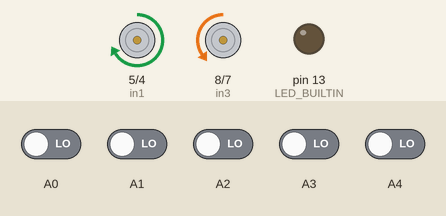
A sketch run on a simulated Arduino Uno, built with avr-gcc and run on an emulated ATmega328P. On the bench: motor-driver pin pairs drawn as motors (green arrow = first pin HIGH = forward, orange = second pin HIGH = backward, longer = more drive, scaled by the enable pin), output pins drawn as LEDs (lit = HIGH). The test bench sets the inputs (shaded band); at power-on: A0–4 LOW.

Above: at 13.2 s.
13.3 s: A2 driven HIGH
At 13.9 s:
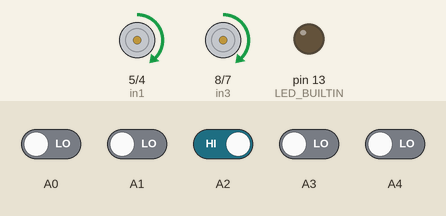
15.0 s: A3 driven HIGH
At 15.7 s:
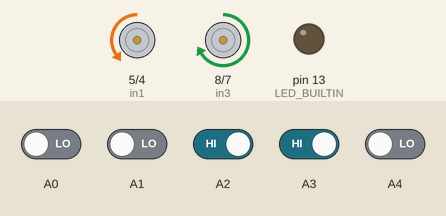
16.5 s: A3 driven LOW
At 17.4 s:
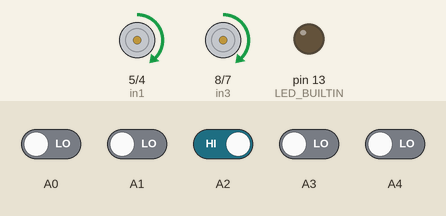
18.0 s: A0 driven HIGH
At 19.1 s:
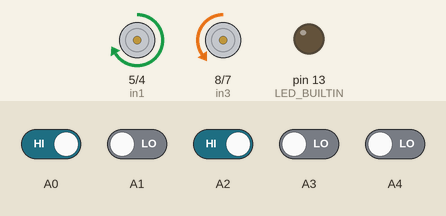
Timing chart, 0 to 20.5 s (numbered marks = the images above; inputs shaded):
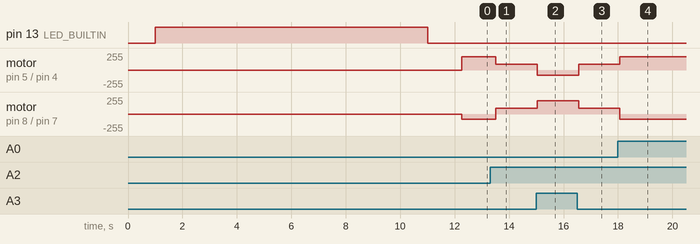

Measured:
- after the input at 13.3 s, motor on pin 5 (in1) / pin 4 (in2): forward 200/255 → forward 90/255 after 0.22 s; motor on pin 8 (in3) / pin 7 (in4): backward 80/255 → forward 90/255 after 0.22 s
- after the input at 15.0 s, motor on pin 5 (in1) / pin 4 (in2): forward 90/255 → backward 80/255 at once; motor on pin 8 (in3) / pin 7 (in4): forward 90/255 → forward 200/255 at once
- after the input at 16.5 s, motor on pin 5 (in1) / pin 4 (in2): backward 80/255 → forward 90/255 after 0.05 s; motor on pin 8 (in3) / pin 7 (in4): forward 200/255 → forward 90/255 after 0.05 s
- after the input at 18.0 s, motor on pin 5 (in1) / pin 4 (in2): forward 90/255 → forward 200/255 after 0.07 s; motor on pin 8 (in3) / pin 7 (in4): forward 90/255 → backward 80/255 after 0.07 s

The sketch:

PID_Line_Follower.ino
```cpp
#include <QTRSensors.h> //Does this work ??

QTRSensors qtr;
const uint8_t SensorCount = 5;
uint16_t sensorValues[SensorCount];

//Straight Line Speed [0 --> 255]
int baseSpeedValue = 90;
//Max Speed [0 --> 255]
int maxSpeed = 200;
//Max reverse Speed [0 --> -255]
int reverseSpeed = -80;

//Motor Driver Varible and Connections
int in3 = 8;
int in4 = 7;
int en2 = 9;
int in1 = 5;
int in2 = 4;
int en1 = 3;
/////

//PID parameters
float Kp = 0.7;
float Ki = 0.0000;
float Kd = 0;

int lastError = 0;

void setup() {
  pinMode(in1, OUTPUT);
  pinMode(in2, OUTPUT);
  pinMode(en1, OUTPUT);
  pinMode(in3, OUTPUT);
  pinMode(in4, OUTPUT);
  pinMode(en2, OUTPUT);
  digitalWrite(in1, LOW);
  digitalWrite(in2, LOW);
  digitalWrite(in3, LOW);
  digitalWrite(in4, LOW);
  analogWrite(en1, LOW);
  analogWrite(en2, LOW);
  // put your setup code here, to run once:
  Serial.begin(9600);
  //Sensor pins
  qtr.setTypeRC();
  qtr.setSensorPins((const uint8_t[]){A0, A1, A2, A3, A4}, SensorCount);
  //////

  //Calibration mode 10-Seconds
  delay(1000);
  pinMode(LED_BUILTIN, OUTPUT);
  digitalWrite(LED_BUILTIN, HIGH); // turn on Arduino's LED to indicate we are in calibration mode
  for (uint16_t i = 0; i < 400; i++)
  {
    qtr.calibrate();
  }
  digitalWrite(LED_BUILTIN, LOW); // turn off Arduino's LED to indicate we are through with calibration
  //////////

  //   // print the calibration minimum values measured when emitters were on
  // Serial.begin(9600);
  // for (uint8_t i = 0; i < SensorCount; i++)
  // {
  //   Serial.print(qtr.calibrationOn.minimum[i]);
  //   Serial.print(' ');
  // }
  // Serial.println();

  // // print the calibration maximum values measured when emitters were on
  // for (uint8_t i = 0; i < SensorCount; i++)
  // {
  //   Serial.print(qtr.calibrationOn.maximum[i]);
  //   Serial.print(' ');
  // }
  // Serial.println();
  // Serial.println();
  delay(1000);


  //Motor Driver Pins
  /////
}

void loop() {

    // read calibrated sensor values and obtain a measure of the line position
  // from 0 to 5000 (for a white line, use readLineWhite() instead)
  // uint16_t position = qtr.readLineBlack(sensorValues);

  // print the sensor values as numbers from 0 to 1000, where 0 means maximum
  // reflectance and 1000 means minimum reflectance, followed by the line
  // position
  // for (uint8_t i = 0; i < SensorCount; i++)
  // {
  //   Serial.print(sensorValues[i]);
  //   Serial.print('\t');
  // }
  // Serial.println(position);

  delay(250);

  // put your main code here, to run repeatedly:
  PID_control();
  // Serial.print(qtr.readLineBlack(sensorValues));

}

void PID_control(){
  //To get a position from (0 --> 4000)
  uint16_t positionLine = qtr.readLineBlack(sensorValues);
  // Serial.print(qtr.readLineBlack(sensorValues));
  // Serial.println();

  int formula = 4*positionLine -6000;
  // Serial.print(formula);
  // Serial.println();
  int error = 2000 - formula;
  // Serial.print(error);
  // Serial.println();
  int P = error;
  int I = error + I;
  int D = error - lastError;
  lastError = error;

  int motorSpeedChange = P * Kp + I * Ki + D * Kd;

  //Changing speed of both motor
  //Turning Left and Right
  int motorSpeedA = baseSpeedValue + motorSpeedChange;
  int motorSpeedB = baseSpeedValue - motorSpeedChange;

  if (motorSpeedA > maxSpeed){
    motorSpeedA = maxSpeed;
  }
  if (motorSpeedB > maxSpeed){
    motorSpeedB = maxSpeed;
  }
  if (motorSpeedA < reverseSpeed){
    motorSpeedA = reverseSpeed;
  }
  if (motorSpeedB < reverseSpeed){
    motorSpeedB = reverseSpeed;
  }
  // Serial.println(motorSpeedA);
  // Serial.println(motorSpeedB);
  forward_movement(motorSpeedA, motorSpeedB);
}

void forward_movement(int speedA, int speedB){
if (speedA < 0){ //If we want to reverse
  speedA = 0 - speedA;
  digitalWrite(in1, LOW);
  digitalWrite(in2, HIGH);
}
else{
  digitalWrite(in1, HIGH);
  digitalWrite(in2, LOW);
}

if (speedB < 0){//If we want to reverse
  speedB = 0 - speedB;
  digitalWrite(in3, LOW);
  digitalWrite(in4, HIGH);
}
else{
  digitalWrite(in3, HIGH);
  digitalWrite(in4, LOW);
}

  analogWrite(en1, speedA);

  analogWrite(en2, speedB);
}
```
